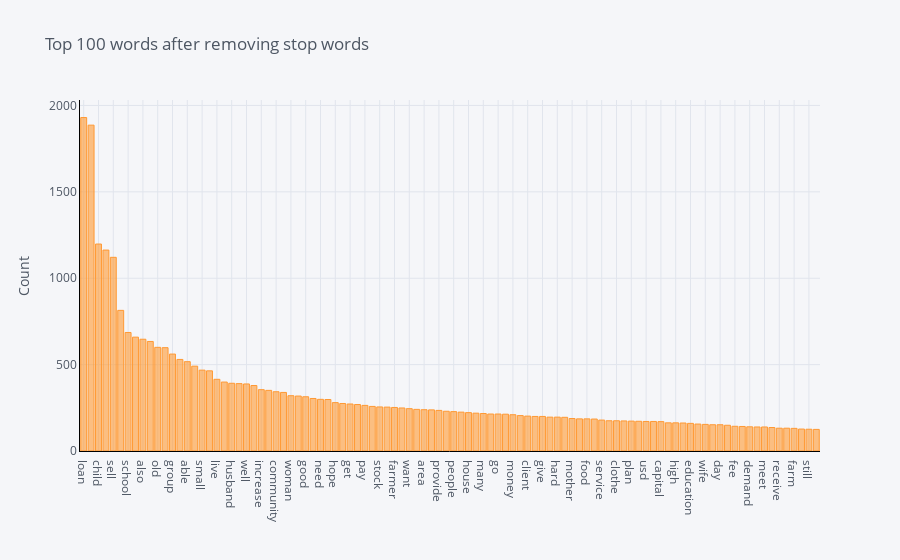

Notebook code for this chart:
### Markdown cell above
###  Frequency Distribution of Entire Corpus

### Code cell
plot_model()

### Figure 1 — Plotly figure (JSON) as saved in the notebook; plotly's stock layout.template omitted (floating-point values rounded to 4 significant figures)
{"data": [{"marker": {"color": "rgba(255, 153, 51, 0.6)", "line": {"color": "rgba(255, 153, 51, 1.0)", "width": 1}}, "name": "count", "orientation": "v", "text": "", "type": "bar", "x": ["loan", "business", "child", "year", "sell", "buy", "school", "work", "also", "use", "old", "family", "group", "make", "able", "start", "small", "help", "live", "product", "husband", "purchase", "well", "income", "increase", "home", "community", "marry", "woman", "customer", "good", "order", "need", "member", "hope", "request", "get", "expand", "pay", "new", "stock", "rice", "farmer", "grow", "want", "time", "area", "store", "provide", "clothing", "people", "repay", "house", "support", "many", "entrepreneur", "go", "first", "money", "improve", "client", "market", "give", "life", "hard", "shop", "mother", "sale", "food", "run", "service", "invest", "clothe", "month", "plan", "take", "usd", "profit", "capital", "ago", "high", "continue", "education", "local", "wife", "enable", "day", "young", "fee", "item", "demand", "operate", "meet", "large", "receive", "say", "farm", "supply", "still", "offer"], "y": [1930, 1886, 1198, 1163, 1121, 814, 686, 659, 647, 634, 600, 598, 561, 530, 517, 491, 468, 464, 415, 399, 392, 390, 388, 379, 355, 351, 343, 339, 320, 318, 314, 304, 299, 298, 280, 275, 272, 269, 264, 258, 255, 254, 252, 249, 245, 241, 239, 238, 235, 230, 228, 225, 222, 219, 217, 214, 214, 213, 210, 205, 202, 200, 200, 196, 196, 195, 188, 186, 186, 185, 179, 175, 175, 174, 173, 172, 171, 171, 170, 163, 163, 162, 160, 156, 154, 152, 152, 149, 143, 142, 140, 139, 139, 136, 132, 132, 131, 127, 126, 125]}], "layout": {"legend": {"bgcolor": "#F5F6F9", "font": {"color": "#4D5663"}}, "paper_bgcolor": "#F5F6F9", "plot_bgcolor": "#F5F6F9", "title": {"font": {"color": "#4D5663"}, "text": "Top 100 words after removing stop words"}, "xaxis": {"gridcolor": "#E1E5ED", "linecolor": "black", "showgrid": true, "tickfont": {"color": "#4D5663"}, "title": {"font": {"color": "#4D5663"}, "text": ""}, "zerolinecolor": "#E1E5ED"}, "yaxis": {"gridcolor": "#E1E5ED", "linecolor": "black", "showgrid": true, "tickfont": {"color": "#4D5663"}, "title": {"font": {"color": "#4D5663"}, "text": "Count"}, "zerolinecolor": "#E1E5ED"}}}
